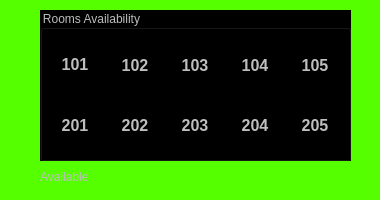
<?xml version="1.0" encoding="UTF-8"?>
<ui version="4.0">
 <class>RoomAvailableDialog</class>
 <widget class="QDialog" name="RoomAvailableDialog">
  <property name="windowModality">
   <enum>Qt::WindowModal</enum>
  </property>
  <property name="enabled">
   <bool>false</bool>
  </property>
  <property name="geometry">
   <rect>
    <x>0</x>
    <y>0</y>
    <width>380</width>
    <height>200</height>
   </rect>
  </property>
  <property name="windowTitle">
   <string>Available Rooms</string>
  </property>
  <property name="autoFillBackground">
   <bool>false</bool>
  </property>
  <property name="styleSheet">
   <string notr="true">background-color: rgb(85, 255, 0);</string>
  </property>
  <widget class="QGroupBox" name="groupBox">
   <property name="geometry">
    <rect>
     <x>40</x>
     <y>10</y>
     <width>311</width>
     <height>151</height>
    </rect>
   </property>
   <property name="styleSheet">
    <string notr="true">background-color: rgb(0, 0, 0);</string>
   </property>
   <property name="title">
    <string>Rooms Availability</string>
   </property>
   <widget class="QLabel" name="lbl101">
    <property name="geometry">
     <rect>
      <x>10</x>
      <y>30</y>
      <width>50</width>
      <height>50</height>
     </rect>
    </property>
    <property name="font">
     <font>
      <pointsize>12</pointsize>
      <bold>true</bold>
     </font>
    </property>
    <property name="text">
     <string>101</string>
    </property>
    <property name="textFormat">
     <enum>Qt::RichText</enum>
    </property>
    <property name="scaledContents">
     <bool>true</bool>
    </property>
    <property name="alignment">
     <set>Qt::AlignCenter</set>
    </property>
   </widget>
   <widget class="QLabel" name="lbl102">
    <property name="geometry">
     <rect>
      <x>70</x>
      <y>30</y>
      <width>50</width>
      <height>50</height>
     </rect>
    </property>
    <property name="font">
     <font>
      <pointsize>12</pointsize>
      <bold>true</bold>
     </font>
    </property>
    <property name="text">
     <string>102</string>
    </property>
    <property name="scaledContents">
     <bool>true</bool>
    </property>
    <property name="alignment">
     <set>Qt::AlignCenter</set>
    </property>
   </widget>
   <widget class="QLabel" name="lbl103">
    <property name="geometry">
     <rect>
      <x>130</x>
      <y>30</y>
      <width>50</width>
      <height>50</height>
     </rect>
    </property>
    <property name="font">
     <font>
      <pointsize>12</pointsize>
      <bold>true</bold>
     </font>
    </property>
    <property name="text">
     <string>103</string>
    </property>
    <property name="scaledContents">
     <bool>true</bool>
    </property>
    <property name="alignment">
     <set>Qt::AlignCenter</set>
    </property>
   </widget>
   <widget class="QLabel" name="lbl104">
    <property name="geometry">
     <rect>
      <x>190</x>
      <y>30</y>
      <width>50</width>
      <height>50</height>
     </rect>
    </property>
    <property name="font">
     <font>
      <pointsize>12</pointsize>
      <bold>true</bold>
     </font>
    </property>
    <property name="text">
     <string>104</string>
    </property>
    <property name="scaledContents">
     <bool>true</bool>
    </property>
    <property name="alignment">
     <set>Qt::AlignCenter</set>
    </property>
   </widget>
   <widget class="QLabel" name="lbl105">
    <property name="geometry">
     <rect>
      <x>250</x>
      <y>30</y>
      <width>50</width>
      <height>50</height>
     </rect>
    </property>
    <property name="font">
     <font>
      <pointsize>12</pointsize>
      <bold>true</bold>
     </font>
    </property>
    <property name="text">
     <string>105</string>
    </property>
    <property name="scaledContents">
     <bool>true</bool>
    </property>
    <property name="alignment">
     <set>Qt::AlignCenter</set>
    </property>
   </widget>
   <widget class="QLabel" name="lbl204">
    <property name="geometry">
     <rect>
      <x>190</x>
      <y>90</y>
      <width>50</width>
      <height>50</height>
     </rect>
    </property>
    <property name="font">
     <font>
      <pointsize>12</pointsize>
      <bold>true</bold>
     </font>
    </property>
    <property name="text">
     <string>204</string>
    </property>
    <property name="scaledContents">
     <bool>true</bool>
    </property>
    <property name="alignment">
     <set>Qt::AlignCenter</set>
    </property>
   </widget>
   <widget class="QLabel" name="lbl205">
    <property name="geometry">
     <rect>
      <x>250</x>
      <y>90</y>
      <width>50</width>
      <height>50</height>
     </rect>
    </property>
    <property name="font">
     <font>
      <pointsize>12</pointsize>
      <bold>true</bold>
     </font>
    </property>
    <property name="text">
     <string>205</string>
    </property>
    <property name="scaledContents">
     <bool>true</bool>
    </property>
    <property name="alignment">
     <set>Qt::AlignCenter</set>
    </property>
   </widget>
   <widget class="QLabel" name="lbl203">
    <property name="geometry">
     <rect>
      <x>130</x>
      <y>90</y>
      <width>50</width>
      <height>50</height>
     </rect>
    </property>
    <property name="font">
     <font>
      <pointsize>12</pointsize>
      <bold>true</bold>
     </font>
    </property>
    <property name="text">
     <string>203</string>
    </property>
    <property name="scaledContents">
     <bool>true</bool>
    </property>
    <property name="alignment">
     <set>Qt::AlignCenter</set>
    </property>
   </widget>
   <widget class="QLabel" name="lbl201">
    <property name="geometry">
     <rect>
      <x>10</x>
      <y>90</y>
      <width>50</width>
      <height>50</height>
     </rect>
    </property>
    <property name="font">
     <font>
      <pointsize>12</pointsize>
      <bold>true</bold>
     </font>
    </property>
    <property name="text">
     <string>201</string>
    </property>
    <property name="scaledContents">
     <bool>true</bool>
    </property>
    <property name="alignment">
     <set>Qt::AlignCenter</set>
    </property>
   </widget>
   <widget class="QLabel" name="lbl202">
    <property name="geometry">
     <rect>
      <x>70</x>
      <y>90</y>
      <width>50</width>
      <height>50</height>
     </rect>
    </property>
    <property name="font">
     <font>
      <pointsize>12</pointsize>
      <bold>true</bold>
     </font>
    </property>
    <property name="text">
     <string>202</string>
    </property>
    <property name="scaledContents">
     <bool>true</bool>
    </property>
    <property name="alignment">
     <set>Qt::AlignCenter</set>
    </property>
   </widget>
  </widget>
  <widget class="QLabel" name="lblinfo">
   <property name="geometry">
    <rect>
     <x>40</x>
     <y>170</y>
     <width>47</width>
     <height>13</height>
    </rect>
   </property>
   <property name="text">
    <string>Available</string>
   </property>
  </widget>
 </widget>
 <resources/>
 <connections/>
</ui>
